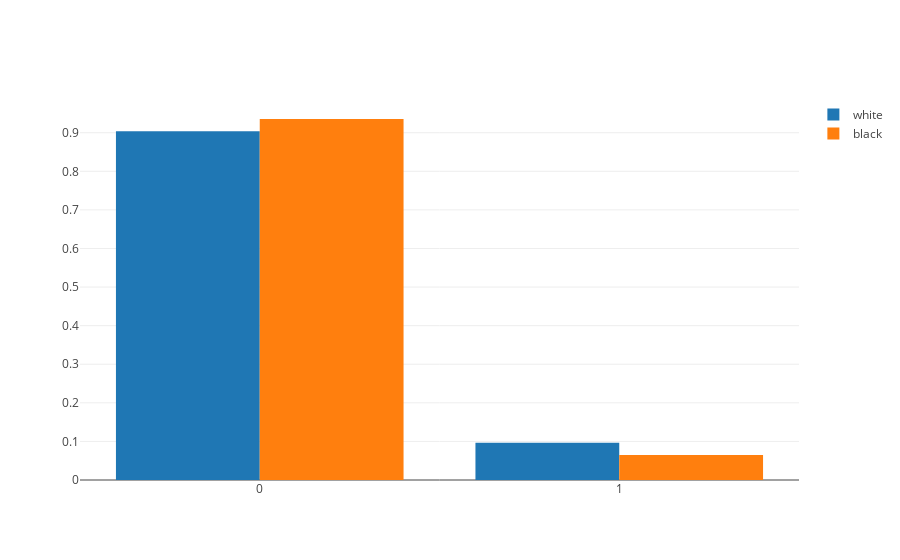

Write notebook code for a chart like this one.
### Markdown cell above
The histogram above shows that 235 "white" resumes received callbacks, while only 157 "black" resumes received callbacks.

### Code cell
# visualize the two normalized distributions 
trace0 = go.Histogram(x=w.call, name='white', histnorm='probability')
trace1 = go.Histogram(x=b.call, name='black', histnorm='probability')

iplot([trace0, trace1], filename='black_white_hist.html')

### Figure 1 — Plotly figure (JSON) as saved in the notebook; plotly's stock layout.template omitted (floating-point values rounded to 4 significant figures; data arrays with more than 128 entries replaced by an {"elided": "..."} marker saying what was removed)
{"data": [{"histnorm": "probability", "name": "white", "type": "histogram", "uid": "ec5979d2-988f-11e9-838f-e442a6f8adc3", "x": {"elided": "2435 int values"}}, {"histnorm": "probability", "name": "black", "type": "histogram", "uid": "ec5979d3-988f-11e9-9afc-e442a6f8adc3", "x": {"elided": "2435 int values"}}], "layout": {}}
